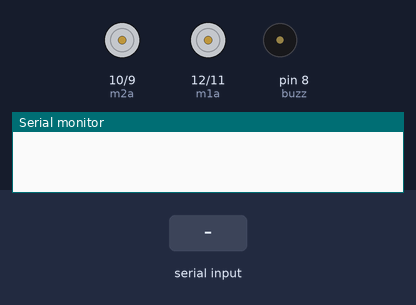
This sketch was run on a simulated Arduino Uno, built with avr-gcc and run on an emulated ATmega328P. Shown: motor-driver pin pairs drawn as motors (green arrow = first pin HIGH = forward, orange = second pin HIGH = backward, longer = more drive), buzzer (waves = sounding, pin HIGH), the last lines printed to the serial monitor. The test bench sets the inputs (shaded band).

Above: at 1.2 s.
1.3 s: "V" received over Serial
At 2.2 s:
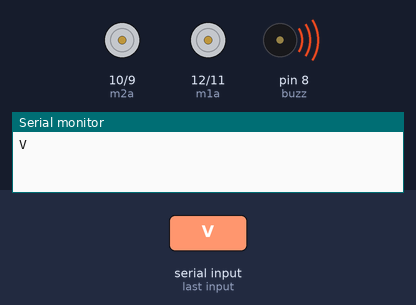
2.8 s: "F" received over Serial
At 3.4 s:
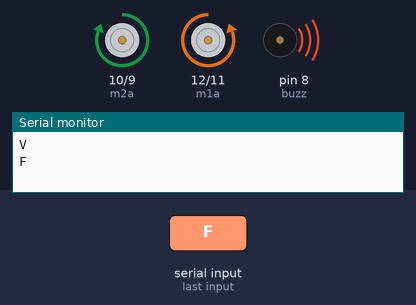
4.3 s: "v" received over Serial
At 5.5 s:
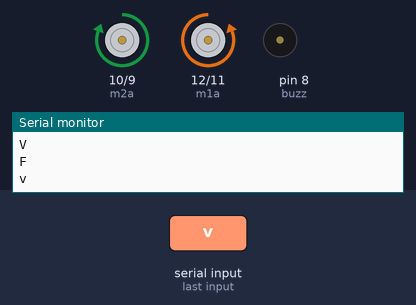
5.8 s: "B" received over Serial
At 6.8 s:
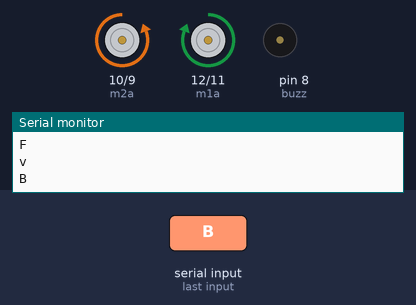
7.3 s: "L" received over Serial
At 8.0 s:
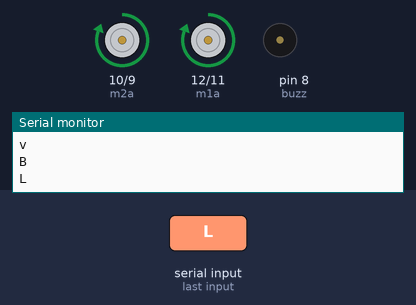
8.8 s: "R" received over Serial
At 9.1 s:
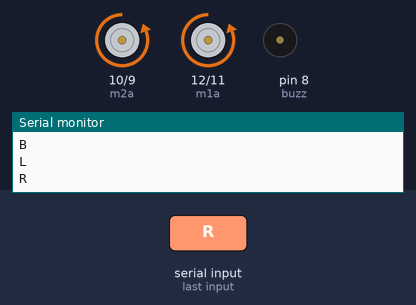
Timing chart, 0 to 11.3 s (numbered marks = the images above; inputs shaded):
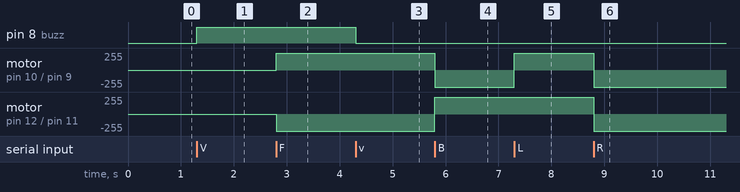

Measured:
- after the input at 1.3 s, pin 8 (buzz): LOW → HIGH at once
- after the input at 2.8 s, motor on pin 10 (m2a) / pin 9 (m2b): stopped → forward 255/255 at once; motor on pin 12 (m1a) / pin 11 (m1b): stopped → backward 255/255 at once
- after the input at 4.3 s, pin 8 (buzz): HIGH → LOW at once
- after the input at 5.8 s, motor on pin 10 (m2a) / pin 9 (m2b): forward 255/255 → backward 255/255 at once; motor on pin 12 (m1a) / pin 11 (m1b): backward 255/255 → forward 255/255 at once
- after the input at 7.3 s, motor on pin 10 (m2a) / pin 9 (m2b): backward 255/255 → forward 255/255 at once
- after the input at 8.8 s, motor on pin 10 (m2a) / pin 9 (m2b), motor on pin 12 (m1a) / pin 11 (m1b): forward 255/255 → backward 255/255 at once

The sketch:

_task7.1C.ino
```cpp
// Starting of Program
int m1a = 12;
int m1b = 11;
int m2a = 10;
int m2b = 9;
int buzz = 8;
char val;

void setup()
{
pinMode(m1a, OUTPUT);  // Digital pin 5 set as output Pin
pinMode(m1b, OUTPUT);  // Digital pin 4 set as output Pin
pinMode(m2a, OUTPUT);  // Digital pin 6 set as output Pin
pinMode(m2b, OUTPUT);  // Digital pin 7 set as output Pin
pinMode(buzz, OUTPUT); // Digital pin for buzzer
Serial.begin(9600);
}

void loop()
{
  while (Serial.available() > 0)
  {
  val = Serial.read();
  Serial.println(val);
  }

 if( val == 'V') // Horn on
    {
      digitalWrite(buzz, HIGH);
    }
 if( val == 'v') // Horn off
    {
     digitalWrite(buzz, LOW);
    }
  if( val == 'F') // Forward
    {
      digitalWrite(m1a, LOW);
      digitalWrite(m1b, HIGH);
      digitalWrite(m2a, HIGH);
      digitalWrite(m2b, LOW);
    }
  else if(val == 'B') // Backward
    {
      digitalWrite(m1a, HIGH);
      digitalWrite(m1b, LOW);
      digitalWrite(m2a, LOW);
      digitalWrite(m2b, HIGH);
    }

    else if(val == 'L') //Left
    {
      digitalWrite(m1a, HIGH);
      digitalWrite(m1b, LOW);
      digitalWrite(m2a, HIGH);
      digitalWrite(m2b, LOW);
    }
    else if(val == 'R') //Right
    {
      digitalWrite(m1a, LOW);
      digitalWrite(m1b, HIGH);
      digitalWrite(m2a, LOW);
      digitalWrite(m2b, HIGH);
    }
    else if(val == 'S') //Stop
    {
    digitalWrite(m1a, LOW);
    digitalWrite(m1b, LOW);
    digitalWrite(m2a, LOW);
    digitalWrite(m2b, LOW);
    }
}
```
